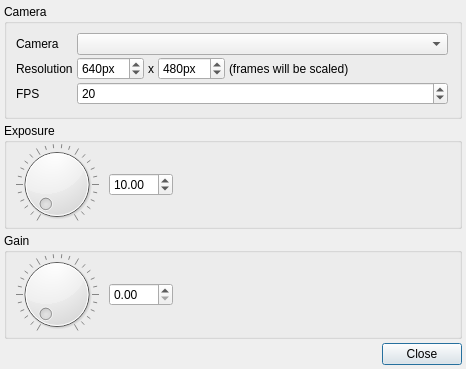
<?xml version="1.0" encoding="UTF-8"?>
<ui version="4.0">
 <class>GenericCameraSettingsDialog</class>
 <widget class="QDialog" name="GenericCameraSettingsDialog">
  <property name="geometry">
   <rect>
    <x>0</x>
    <y>0</y>
    <width>466</width>
    <height>369</height>
   </rect>
  </property>
  <property name="windowTitle">
   <string>Dialog</string>
  </property>
  <layout class="QVBoxLayout" name="verticalLayout">
   <property name="spacing">
    <number>4</number>
   </property>
   <property name="leftMargin">
    <number>4</number>
   </property>
   <property name="topMargin">
    <number>4</number>
   </property>
   <property name="rightMargin">
    <number>4</number>
   </property>
   <property name="bottomMargin">
    <number>4</number>
   </property>
   <item>
    <widget class="QGroupBox" name="cameraGroupBox">
     <property name="title">
      <string>Camera</string>
     </property>
     <layout class="QHBoxLayout" name="horizontalLayout">
      <item>
       <layout class="QFormLayout" name="formLayout_2">
        <property name="horizontalSpacing">
         <number>4</number>
        </property>
        <property name="verticalSpacing">
         <number>2</number>
        </property>
        <property name="rightMargin">
         <number>2</number>
        </property>
        <property name="bottomMargin">
         <number>2</number>
        </property>
        <item row="0" column="0">
         <widget class="QLabel" name="cameraLabel">
          <property name="text">
           <string>Camera</string>
          </property>
         </widget>
        </item>
        <item row="0" column="1">
         <widget class="QComboBox" name="cameraComboBox"/>
        </item>
        <item row="2" column="0">
         <widget class="QLabel" name="fpsLabel">
          <property name="text">
           <string>FPS</string>
          </property>
         </widget>
        </item>
        <item row="2" column="1">
         <widget class="QSpinBox" name="fpsSpinBox">
          <property name="toolTip">
           <string>Frames per second</string>
          </property>
          <property name="minimum">
           <number>4</number>
          </property>
          <property name="maximum">
           <number>30</number>
          </property>
          <property name="value">
           <number>20</number>
          </property>
         </widget>
        </item>
        <item row="1" column="0">
         <widget class="QLabel" name="resolutionLabel">
          <property name="text">
           <string>Resolution</string>
          </property>
         </widget>
        </item>
        <item row="1" column="1">
         <widget class="QWidget" name="resolutionWidget" native="true">
          <layout class="QHBoxLayout" name="horizontalLayout_3">
           <property name="spacing">
            <number>4</number>
           </property>
           <property name="leftMargin">
            <number>0</number>
           </property>
           <property name="topMargin">
            <number>0</number>
           </property>
           <property name="rightMargin">
            <number>0</number>
           </property>
           <property name="bottomMargin">
            <number>0</number>
           </property>
           <item>
            <widget class="QSpinBox" name="spinBoxWidth">
             <property name="suffix">
              <string>px</string>
             </property>
             <property name="minimum">
              <number>200</number>
             </property>
             <property name="maximum">
              <number>4000</number>
             </property>
             <property name="value">
              <number>640</number>
             </property>
            </widget>
           </item>
           <item>
            <widget class="QLabel" name="label">
             <property name="text">
              <string>x</string>
             </property>
            </widget>
           </item>
           <item>
            <widget class="QSpinBox" name="spinBoxHeight">
             <property name="suffix">
              <string>px</string>
             </property>
             <property name="minimum">
              <number>200</number>
             </property>
             <property name="maximum">
              <number>4000</number>
             </property>
             <property name="value">
              <number>480</number>
             </property>
            </widget>
           </item>
           <item>
            <widget class="QLabel" name="label_2">
             <property name="text">
              <string>(frames will be scaled)</string>
             </property>
            </widget>
           </item>
           <item>
            <spacer name="horizontalSpacer_3">
             <property name="orientation">
              <enum>Qt::Horizontal</enum>
             </property>
             <property name="sizeHint" stdset="0">
              <size>
               <width>40</width>
               <height>20</height>
              </size>
             </property>
            </spacer>
           </item>
          </layout>
         </widget>
        </item>
       </layout>
      </item>
     </layout>
    </widget>
   </item>
   <item>
    <widget class="QGroupBox" name="groupBox_2">
     <property name="title">
      <string>Exposure</string>
     </property>
     <layout class="QHBoxLayout" name="horizontalLayout_2">
      <property name="spacing">
       <number>2</number>
      </property>
      <property name="leftMargin">
       <number>0</number>
      </property>
      <property name="topMargin">
       <number>0</number>
      </property>
      <property name="rightMargin">
       <number>4</number>
      </property>
      <property name="bottomMargin">
       <number>0</number>
      </property>
      <item>
       <widget class="QDial" name="dialExposure">
        <property name="sizePolicy">
         <sizepolicy hsizetype="Maximum" vsizetype="Preferred">
          <horstretch>0</horstretch>
          <verstretch>0</verstretch>
         </sizepolicy>
        </property>
        <property name="minimum">
         <number>1</number>
        </property>
        <property name="maximum">
         <number>100</number>
        </property>
        <property name="wrapping">
         <bool>false</bool>
        </property>
        <property name="notchesVisible">
         <bool>true</bool>
        </property>
       </widget>
      </item>
      <item>
       <widget class="QDoubleSpinBox" name="sbExposure">
        <property name="toolTip">
         <string>Adjust camera exposure</string>
        </property>
        <property name="minimum">
         <double>1.000000000000000</double>
        </property>
        <property name="maximum">
         <double>100.000000000000000</double>
        </property>
        <property name="value">
         <double>10.000000000000000</double>
        </property>
       </widget>
      </item>
      <item>
       <spacer name="horizontalSpacer">
        <property name="orientation">
         <enum>Qt::Horizontal</enum>
        </property>
        <property name="sizeHint" stdset="0">
         <size>
          <width>40</width>
          <height>20</height>
         </size>
        </property>
       </spacer>
      </item>
     </layout>
    </widget>
   </item>
   <item>
    <widget class="QGroupBox" name="groupBox_4">
     <property name="title">
      <string>Gain</string>
     </property>
     <layout class="QHBoxLayout" name="horizontalLayout_5">
      <property name="spacing">
       <number>2</number>
      </property>
      <property name="leftMargin">
       <number>0</number>
      </property>
      <property name="topMargin">
       <number>0</number>
      </property>
      <property name="rightMargin">
       <number>4</number>
      </property>
      <property name="bottomMargin">
       <number>0</number>
      </property>
      <item>
       <widget class="QDial" name="dialGain">
        <property name="sizePolicy">
         <sizepolicy hsizetype="Maximum" vsizetype="Preferred">
          <horstretch>0</horstretch>
          <verstretch>0</verstretch>
         </sizepolicy>
        </property>
        <property name="maximum">
         <number>100</number>
        </property>
        <property name="notchesVisible">
         <bool>true</bool>
        </property>
       </widget>
      </item>
      <item>
       <widget class="QDoubleSpinBox" name="sbGain">
        <property name="toolTip">
         <string>Adjust gain</string>
        </property>
        <property name="maximum">
         <double>100.000000000000000</double>
        </property>
       </widget>
      </item>
      <item>
       <spacer name="horizontalSpacer_2">
        <property name="orientation">
         <enum>Qt::Horizontal</enum>
        </property>
        <property name="sizeHint" stdset="0">
         <size>
          <width>40</width>
          <height>20</height>
         </size>
        </property>
       </spacer>
      </item>
     </layout>
    </widget>
   </item>
   <item>
    <widget class="QDialogButtonBox" name="buttonBox">
     <property name="orientation">
      <enum>Qt::Horizontal</enum>
     </property>
     <property name="standardButtons">
      <set>QDialogButtonBox::Close</set>
     </property>
    </widget>
   </item>
  </layout>
 </widget>
 <resources/>
 <connections>
  <connection>
   <sender>buttonBox</sender>
   <signal>rejected()</signal>
   <receiver>GenericCameraSettingsDialog</receiver>
   <slot>close()</slot>
   <hints>
    <hint type="sourcelabel">
     <x>232</x>
     <y>347</y>
    </hint>
    <hint type="destinationlabel">
     <x>232</x>
     <y>184</y>
    </hint>
   </hints>
  </connection>
 </connections>
</ui>
